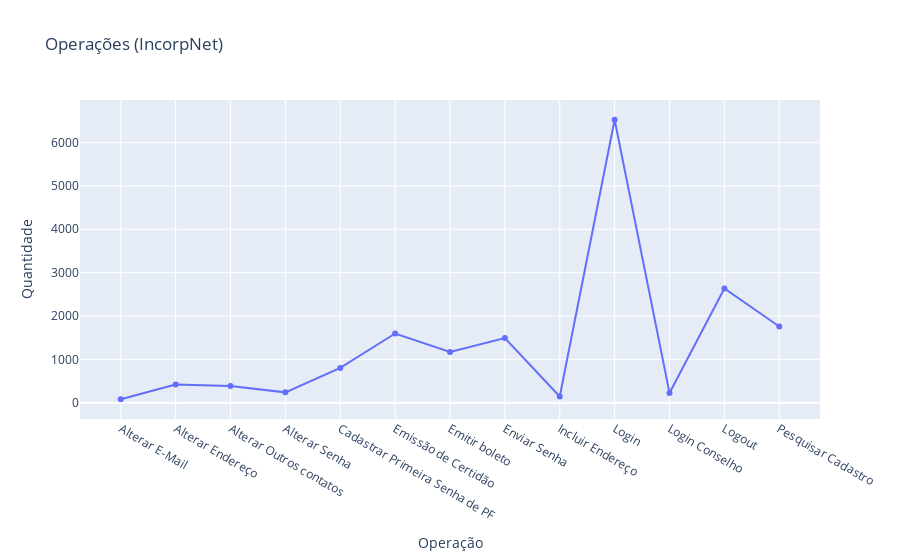

The cell this chart's notebook holds for it:
### Code cell
data = [go.Scatter(x=Descricao_Operacao.index,
                   y=Descricao_Operacao.values)]

configuracoes_layout = go.Layout(title='Operações (IncorpNet)',
                                yaxis={'title':'Quantidade'},
                                xaxis={'title':'Operação'})

fig = go.Figure(data=data, layout=configuracoes_layout)

py.iplot(fig)

### Figure 1 — Plotly figure (JSON) as saved in the notebook; plotly's stock layout.template omitted (floating-point values rounded to 4 significant figures)
{"data": [{"type": "scatter", "x": ["Alterar E-Mail", "Alterar Endereço", "Alterar Outros contatos", "Alterar Senha", "Cadastrar Primeira Senha de PF", "Emissão de Certidão", "Emitir boleto", "Enviar Senha", "Incluir Endereço", "Login", "Login Conselho", "Logout", "Pesquisar Cadastro"], "y": [80, 421, 388, 240, 803, 1597, 1171, 1491, 145, 6526, 227, 2635, 1759]}], "layout": {"title": {"text": "Operações (IncorpNet)"}, "xaxis": {"title": {"text": "Operação"}}, "yaxis": {"title": {"text": "Quantidade"}}}}
